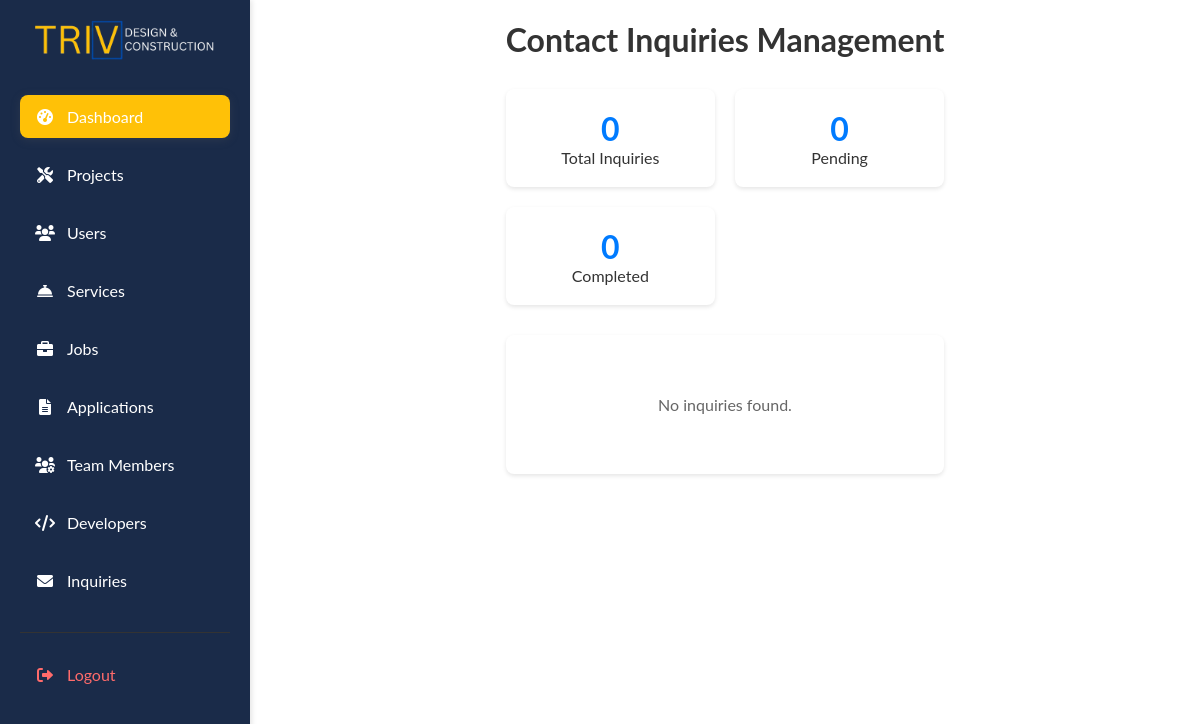
/admin/manage-inquiries.php (signed in), run on an earlier commit of the app's database.
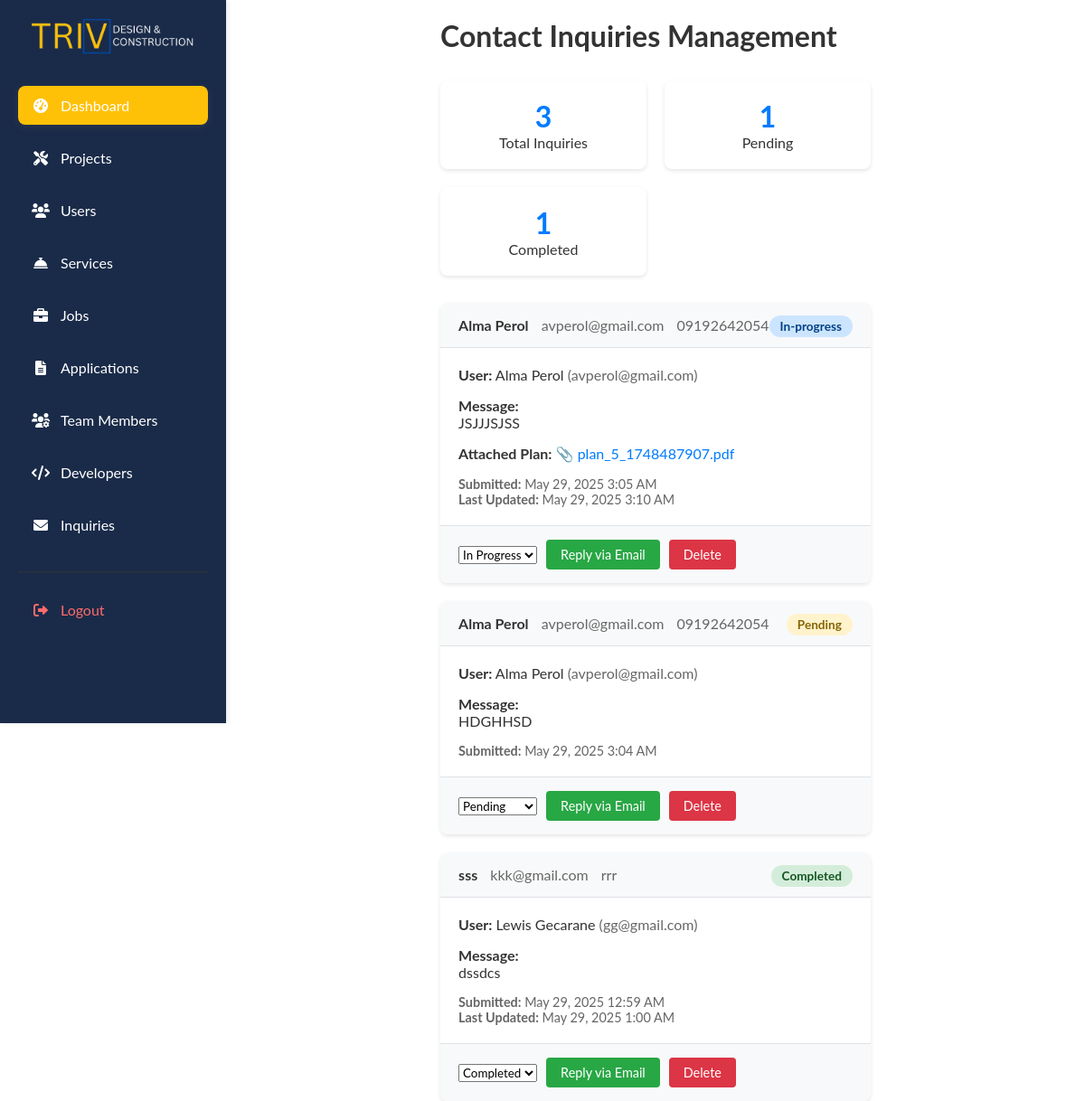
And on a later commit of the database.
### tables this page shows
CREATE TABLE `contact_inquiries` (
  `id` int(11) NOT NULL,
  `user_id` int(11) NOT NULL,
  `name` varchar(255) NOT NULL,
  `email` varchar(255) NOT NULL,
  `mobile` varchar(20) NOT NULL,
  `message` text NOT NULL,
  `plan_file` varchar(255) DEFAULT NULL,
  `status` enum('pending','in-progress','completed','cancelled') DEFAULT 'pending',
  `created_at` timestamp NOT NULL DEFAULT current_timestamp(),
  `updated_at` timestamp NULL DEFAULT NULL ON UPDATE current_timestamp()
);

CREATE TABLE `users` (
  `id` int(11) NOT NULL,
  `name` varchar(255) NOT NULL,
  `email` varchar(255) NOT NULL,
  `password` varchar(255) NOT NULL,
  `role` enum('admin','client') DEFAULT 'client',
  `status` enum('active','inactive') DEFAULT 'active',
  `created_at` timestamp NOT NULL DEFAULT current_timestamp(),
  `last_login` timestamp NULL DEFAULT NULL
);

### classes/Database.php (called while the page is built, shortened)
<?php
class ContactInquiry {
    private $conn;
    private $table = 'contact_inquiries';
    public function __construct($db) {
        $this->conn = $db;
    }
    public function getAll() {
        try {
            $sql = "SELECT ci.*, u.name as user_name, u.email as user_email
                    FROM {$this->table} ci
                    LEFT JOIN users u ON ci.user_id = u.id
                    ORDER BY ci.created_at DESC";
            $stmt = $this->conn->prepare($sql);
            $stmt->execute();
            return $stmt->fetchAll();
        } catch (PDOException $e) {
            error_log("Get inquiries error: " . $e->getMessage());
            return [];
        }
    }
}
?>

### admin/manage-inquiries.php (the view, shortened to what the changed rows need)
<?php
require_once '../classes/Database.php';
$db = new Database();
$conn = $db->connect();
$contactInquiry = new ContactInquiry($conn);
$inquiries = $contactInquiry->getAll();
?>
<!DOCTYPE html>
<html lang="en">
<head>
    <link rel="stylesheet" href="style.css">
    <link rel="stylesheet" href="https://cdnjs.cloudflare.com/ajax/libs/font-awesome/6.0.0-beta3/css/all.min.css">
</head>
<body>
<aside>
    <h2><img src = ../assets/images/trivfinalnatalaga.png></h2>
  </aside>
    <div class="inquiries-container">
        <div style="display: flex; justify-content: space-between; align-items: center; margin-bottom: 30px;">
            <h1>Contact Inquiries Management</h1>
        </div>
        <div class="stats-grid">
            <?php
            $totalInquiries = count($inquiries);
            $pendingInquiries = count(array_filter($inquiries, fn($i) => $i['status'] === 'pending'));
            $completedInquiries = count(array_filter($inquiries, fn($i) => $i['status'] === 'completed'));
            ?>
            <div class="stat-card">
                <div class="stat-number"><?= $totalInquiries ?></div>
                <div>Total Inquiries</div>
            </div>
            <div class="stat-card">
                <div class="stat-number"><?= $pendingInquiries ?></div>
                <div>Pending</div>
            </div>
            <div class="stat-card">
                <div class="stat-number"><?= $completedInquiries ?></div>
                <div>Completed</div>
            </div>
        </div>
        <?php if (empty($inquiries)): ?>
            <div class="inquiry-card">
                <div class="inquiry-body">
                    <p style="text-align: center; color: #666; margin: 40px 0;">No inquiries found.</p>
                </div>
            </div>
        <?php else: ?>
            <?php foreach ($inquiries as $inquiry): ?>
                <div class="inquiry-card">
                    <div class="inquiry-header">
                        <div class="inquiry-info">
                            <strong><?= htmlspecialchars($inquiry['name']) ?></strong>
                            <span style="color: #666; margin-left: 10px;">
                                <?= htmlspecialchars($inquiry['email']) ?>
                            </span>
                            <span style="color: #666; margin-left: 10px;">
                                <?= htmlspecialchars($inquiry['mobile']) ?>
                            </span>
                        </div>
                        <div>
                            <span class="inquiry-status status-<?= $inquiry['status'] ?>">
                                <?= ucfirst($inquiry['status']) ?>
                            </span>
                        </div>
                    </div>
                    <div class="inquiry-body">
                        <div style="margin-bottom: 15px;">
                            <strong>User:</strong> <?= htmlspecialchars($inquiry['user_name'] ?? 'Unknown') ?>
                            <span style="color: #666;">(<?= htmlspecialchars($inquiry['user_email'] ?? 'No email') ?>)</span>
                        </div>
                        <div style="margin-bottom: 15px;">
                            <strong>Message:</strong><br>
                            <?= nl2br(htmlspecialchars($inquiry['message'])) ?>
                        </div>
                        <?php if ($inquiry['plan_file']): ?>
                            <div style="margin-bottom: 15px;">
                                <strong>Attached Plan:</strong>
                                <a href="../uploads/plans/<?= htmlspecialchars($inquiry['plan_file']) ?>"
                                   target="_blank" class="file-link">
                                    📎 <?= htmlspecialchars($inquiry['plan_file']) ?>
                                </a>
                            </div>
                        <?php endif; ?>
                        <div style="color: #666; font-size: 0.9em;">
                            <strong>Submitted:</strong> <?= date('M j, Y g:i A', strtotime($inquiry['created_at'])) ?>
                            <?php if ($inquiry['updated_at']): ?>
                                <br><strong>Last Updated:</strong> <?= date('M j, Y g:i A', strtotime($inquiry['updated_at'])) ?>
                            <?php endif; ?>
                        </div>
                    </div>
                    <div class="inquiry-actions">
                        <form method="POST" style="display: inline;">
                            <select name="status" onchange="this.form.submit()">
                                <option value="pending" <?= $inquiry['status'] === 'pending' ? 'selected' : '' ?>>Pending</option>
                                <option value="in-progress" <?= $inquiry['status'] === 'in-progress' ? 'selected' : '' ?>>In Progress</option>
                                <option value="completed" <?= $inquiry['status'] === 'completed' ? 'selected' : '' ?>>Completed</option>
                            </select>
                        </form>
                        <a href="mailto:<?= htmlspecialchars($inquiry['email']) ?>?subject=Re: Your Inquiry&body=Dear <?= htmlspecialchars($inquiry['name']) ?>,%0A%0AThank you for your inquiry..."
                           class="btn btn-success">Reply via Email</a>
                        <form method="POST" style="display: inline;"
                              onsubmit="return confirm('Are you sure you want to delete this inquiry?')">
                            <button type="submit" class="btn btn-danger">Delete</button>
                        </form>
                    </div>
                </div>
            <?php endforeach; ?>
        <?php endif; ?>
    </div>
</body>
</html>

What changed in the data, as far as the page shows it:
added contact_inquiries: name "Alma Perol", email "avperol@gmail.com", mobile "09192642054", status "In-progress", user.name "Alma Perol", user.email "avperol@gmail.com", message "JSJJJSJSS", plan_file "plan_5_1748487907.pdf", created_at "May 29, 2025 3:05 AM", updated_at "May 29, 2025 3:10 AM", status "In Progress"
added contact_inquiries: name "Alma Perol", email "avperol@gmail.com", mobile "09192642054", status "Pending", user.name "Alma Perol", user.email "avperol@gmail.com", message "HDGHHSD", created_at "May 29, 2025 3:04 AM"
added contact_inquiries: name "sss", email "kkk@gmail.com", mobile "rrr", status "Completed", user.name "Lewis Gecarane", user.email "gg@gmail.com", message "dssdcs", created_at "May 29, 2025 12:59 AM", updated_at "May 29, 2025 1:00 AM"
Also different on the page:
$totalInquiries: "0" → "3"
$pendingInquiries: "0" → "1"
$completedInquiries: "0" → "1"
text no longer shown: "No inquiries found."
